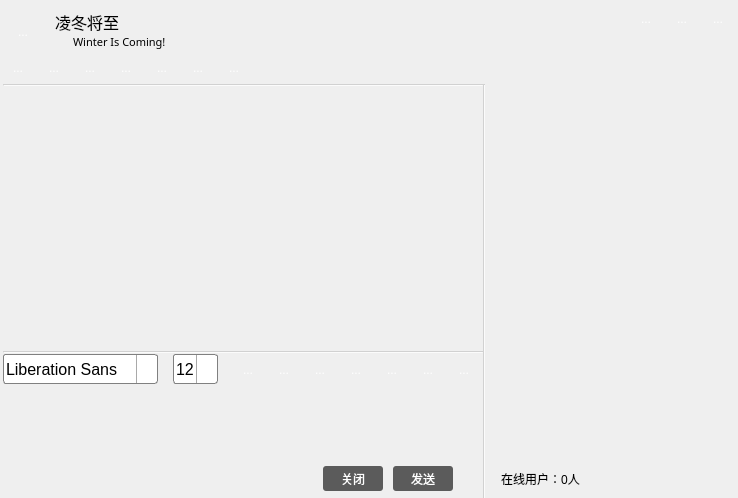
<?xml version="1.0" encoding="UTF-8"?>
<ui version="4.0">
 <class>CTalkWithDialog</class>
 <widget class="QDialog" name="CTalkWithDialog">
  <property name="geometry">
   <rect>
    <x>0</x>
    <y>0</y>
    <width>738</width>
    <height>498</height>
   </rect>
  </property>
  <property name="windowTitle">
   <string>Dialog</string>
  </property>
  <property name="styleSheet">
   <string notr="true"/>
  </property>
  <widget class="QWidget" name="widget" native="true">
   <property name="geometry">
    <rect>
     <x>-1</x>
     <y>-1</y>
     <width>741</width>
     <height>501</height>
    </rect>
   </property>
   <property name="styleSheet">
    <string notr="true">QWidget#widget{
border-image: url(:/talkDialog/images/talkwith/background1.jpg);
}</string>
   </property>
   <widget class="QPushButton" name="sendButton">
    <property name="geometry">
     <rect>
      <x>394</x>
      <y>467</y>
      <width>60</width>
      <height>25</height>
     </rect>
    </property>
    <property name="minimumSize">
     <size>
      <width>60</width>
      <height>25</height>
     </size>
    </property>
    <property name="maximumSize">
     <size>
      <width>103</width>
      <height>41</height>
     </size>
    </property>
    <property name="styleSheet">
     <string notr="true">QPushButton { background-color: rgb(50, 50, 50,200); border-radius: 3px; color: rgb(255, 255, 255); }
 QPushButton:hover { background-color: rgb(50, 50, 50,255);}
</string>
    </property>
    <property name="text">
     <string>发送</string>
    </property>
   </widget>
   <widget class="Line" name="line_5">
    <property name="geometry">
     <rect>
      <x>4</x>
      <y>352</y>
      <width>480</width>
      <height>2</height>
     </rect>
    </property>
    <property name="styleSheet">
     <string notr="true">background-color: rgba(255, 255, 255, 125);</string>
    </property>
    <property name="frameShadow">
     <enum>QFrame::Sunken</enum>
    </property>
    <property name="lineWidth">
     <number>1</number>
    </property>
    <property name="orientation">
     <enum>Qt::Horizontal</enum>
    </property>
   </widget>
   <widget class="QLabel" name="neckNameLabel">
    <property name="geometry">
     <rect>
      <x>56</x>
      <y>10</y>
      <width>100</width>
      <height>25</height>
     </rect>
    </property>
    <property name="minimumSize">
     <size>
      <width>100</width>
      <height>25</height>
     </size>
    </property>
    <property name="baseSize">
     <size>
      <width>100</width>
      <height>25</height>
     </size>
    </property>
    <property name="font">
     <font>
      <family>微软雅黑</family>
      <pointsize>12</pointsize>
     </font>
    </property>
    <property name="text">
     <string>凌冬将至</string>
    </property>
   </widget>
   <widget class="QWidget" name="layoutWidget_3">
    <property name="geometry">
     <rect>
      <x>596</x>
      <y>4</y>
      <width>140</width>
      <height>32</height>
     </rect>
    </property>
    <layout class="QHBoxLayout" name="horizontalLayout_7">
     <item>
      <widget class="MenuButton" name="menuButton">
       <property name="minimumSize">
        <size>
         <width>30</width>
         <height>30</height>
        </size>
       </property>
       <property name="maximumSize">
        <size>
         <width>30</width>
         <height>30</height>
        </size>
       </property>
       <property name="toolTip">
        <string>皮肤</string>
       </property>
       <property name="statusTip">
        <string/>
       </property>
       <property name="whatsThis">
        <string/>
       </property>
       <property name="accessibleName">
        <string/>
       </property>
       <property name="accessibleDescription">
        <string/>
       </property>
       <property name="styleSheet">
        <string notr="true">QPushButton { background-color: rgb(50, 50, 50,0); border-radius: 3px; color: rgb(255, 255, 255); }
QPushButton:hover { background-color: rgb(50, 50, 50,255);}</string>
       </property>
       <property name="text">
        <string/>
       </property>
       <property name="icon">
        <iconset resource="images.qrc">
         <normaloff>:/talkDialog/images/talkwith/bottom.png</normaloff>:/talkDialog/images/talkwith/bottom.png</iconset>
       </property>
      </widget>
     </item>
     <item>
      <widget class="QToolButton" name="minButton">
       <property name="minimumSize">
        <size>
         <width>30</width>
         <height>30</height>
        </size>
       </property>
       <property name="maximumSize">
        <size>
         <width>30</width>
         <height>30</height>
        </size>
       </property>
       <property name="toolTip">
        <string>最小化</string>
       </property>
       <property name="styleSheet">
        <string notr="true">QToolButton { background-color: rgb(50, 50, 50,0); border-radius: 3px; color: rgb(255, 255, 255); }
QToolButton:hover { background-color: rgb(50, 50, 50,255);}</string>
       </property>
       <property name="text">
        <string>...</string>
       </property>
       <property name="icon">
        <iconset resource="images.qrc">
         <normaloff>:/talkDialog/images/talkwith/min.png</normaloff>:/talkDialog/images/talkwith/min.png</iconset>
       </property>
      </widget>
     </item>
     <item>
      <widget class="QToolButton" name="maxButton">
       <property name="minimumSize">
        <size>
         <width>30</width>
         <height>30</height>
        </size>
       </property>
       <property name="maximumSize">
        <size>
         <width>30</width>
         <height>30</height>
        </size>
       </property>
       <property name="toolTip">
        <string>最大化</string>
       </property>
       <property name="styleSheet">
        <string notr="true">QToolButton { background-color: rgb(50, 50, 50,0); border-radius: 3px; color: rgb(255, 255, 255); }
QToolButton:hover { background-color: rgb(50, 50, 50,255);}</string>
       </property>
       <property name="text">
        <string>...</string>
       </property>
       <property name="icon">
        <iconset resource="images.qrc">
         <normaloff>:/talkDialog/images/talkwith/max.png</normaloff>:/talkDialog/images/talkwith/max.png</iconset>
       </property>
      </widget>
     </item>
     <item>
      <widget class="QToolButton" name="closeButton">
       <property name="minimumSize">
        <size>
         <width>30</width>
         <height>30</height>
        </size>
       </property>
       <property name="maximumSize">
        <size>
         <width>30</width>
         <height>30</height>
        </size>
       </property>
       <property name="toolTip">
        <string>关闭</string>
       </property>
       <property name="styleSheet">
        <string notr="true">QToolButton { background-color: rgb(50, 50, 50,0); border-radius: 3px; color: rgb(255, 255, 255); }
QToolButton:hover { background-color: rgb(50, 50, 50,255);}</string>
       </property>
       <property name="text">
        <string>...</string>
       </property>
       <property name="icon">
        <iconset resource="images.qrc">
         <normaloff>:/talkDialog/images/talkwith/exit.png</normaloff>:/talkDialog/images/talkwith/exit.png</iconset>
       </property>
      </widget>
     </item>
    </layout>
   </widget>
   <widget class="QToolButton" name="iconToolButton">
    <property name="geometry">
     <rect>
      <x>4</x>
      <y>13</y>
      <width>40</width>
      <height>40</height>
     </rect>
    </property>
    <property name="sizePolicy">
     <sizepolicy hsizetype="Fixed" vsizetype="Fixed">
      <horstretch>40</horstretch>
      <verstretch>40</verstretch>
     </sizepolicy>
    </property>
    <property name="minimumSize">
     <size>
      <width>40</width>
      <height>40</height>
     </size>
    </property>
    <property name="styleSheet">
     <string notr="true">QToolButton { background-color: rgb(50, 50, 50,0); border-radius: 3px; color: rgb(255, 255, 255); }</string>
    </property>
    <property name="text">
     <string>...</string>
    </property>
    <property name="iconSize">
     <size>
      <width>40</width>
      <height>40</height>
     </size>
    </property>
   </widget>
   <widget class="QPushButton" name="pushButton_2">
    <property name="geometry">
     <rect>
      <x>53</x>
      <y>35</y>
      <width>16</width>
      <height>16</height>
     </rect>
    </property>
    <property name="minimumSize">
     <size>
      <width>16</width>
      <height>16</height>
     </size>
    </property>
    <property name="maximumSize">
     <size>
      <width>16</width>
      <height>16</height>
     </size>
    </property>
    <property name="styleSheet">
     <string notr="true">QPushButton { background-color: rgb(50, 50, 50,0); border-radius: 3px; color: rgb(255, 255, 255); }
QPushButton:hover { background-color: rgb(50, 50, 50,255);}</string>
    </property>
    <property name="text">
     <string/>
    </property>
    <property name="icon">
     <iconset resource="images.qrc">
      <normaloff>:/talkDialog/images/talkwith/star.png</normaloff>:/talkDialog/images/talkwith/star.png</iconset>
    </property>
   </widget>
   <widget class="QLabel" name="userNumLabel">
    <property name="geometry">
     <rect>
      <x>474</x>
      <y>465</y>
      <width>135</width>
      <height>30</height>
     </rect>
    </property>
    <property name="minimumSize">
     <size>
      <width>135</width>
      <height>30</height>
     </size>
    </property>
    <property name="maximumSize">
     <size>
      <width>157</width>
      <height>41</height>
     </size>
    </property>
    <property name="font">
     <font>
      <pointsize>9</pointsize>
     </font>
    </property>
    <property name="styleSheet">
     <string notr="true"/>
    </property>
    <property name="text">
     <string>在线用户：0人</string>
    </property>
    <property name="alignment">
     <set>Qt::AlignCenter</set>
    </property>
   </widget>
   <widget class="QTextEdit" name="messageTextEdit">
    <property name="geometry">
     <rect>
      <x>4</x>
      <y>395</y>
      <width>480</width>
      <height>70</height>
     </rect>
    </property>
    <property name="minimumSize">
     <size>
      <width>480</width>
      <height>70</height>
     </size>
    </property>
    <property name="maximumSize">
     <size>
      <width>16777215</width>
      <height>16777215</height>
     </size>
    </property>
    <property name="font">
     <font>
      <pointsize>12</pointsize>
     </font>
    </property>
    <property name="styleSheet">
     <string notr="true">QTextEdit { background-color: rgb(255, 255, 255,0); border-radius: 3px;color: rgb(0, 0, 0);  }


</string>
    </property>
    <property name="lineWidth">
     <number>1</number>
    </property>
   </widget>
   <widget class="QWidget" name="layoutWidget_2">
    <property name="geometry">
     <rect>
      <x>234</x>
      <y>355</y>
      <width>248</width>
      <height>32</height>
     </rect>
    </property>
    <layout class="QHBoxLayout" name="horizontalLayout_8">
     <item>
      <widget class="QToolButton" name="boldToolButton">
       <property name="minimumSize">
        <size>
         <width>30</width>
         <height>30</height>
        </size>
       </property>
       <property name="maximumSize">
        <size>
         <width>30</width>
         <height>30</height>
        </size>
       </property>
       <property name="toolTip">
        <string>加粗</string>
       </property>
       <property name="styleSheet">
        <string notr="true">QToolButton { background-color: rgb(50, 50, 50,0); border-radius: 3px; color: rgb(255, 255, 255); }
QToolButton:hover { background-color: rgb(50, 50, 50,255);}</string>
       </property>
       <property name="text">
        <string>...</string>
       </property>
       <property name="icon">
        <iconset resource="images.qrc">
         <normaloff>:/talkDialog/images/talkwith/bold.png</normaloff>:/talkDialog/images/talkwith/bold.png</iconset>
       </property>
       <property name="checkable">
        <bool>true</bool>
       </property>
      </widget>
     </item>
     <item>
      <widget class="QToolButton" name="italicToolButton">
       <property name="minimumSize">
        <size>
         <width>30</width>
         <height>30</height>
        </size>
       </property>
       <property name="maximumSize">
        <size>
         <width>30</width>
         <height>30</height>
        </size>
       </property>
       <property name="toolTip">
        <string>倾斜</string>
       </property>
       <property name="styleSheet">
        <string notr="true">QToolButton { background-color: rgb(50, 50, 50,0); border-radius: 3px; color: rgb(255, 255, 255); }
QToolButton:hover { background-color: rgb(50, 50, 50,255);}</string>
       </property>
       <property name="text">
        <string>...</string>
       </property>
       <property name="icon">
        <iconset resource="images.qrc">
         <normaloff>:/talkDialog/images/talkwith/italic.png</normaloff>:/talkDialog/images/talkwith/italic.png</iconset>
       </property>
       <property name="checkable">
        <bool>true</bool>
       </property>
      </widget>
     </item>
     <item>
      <widget class="QToolButton" name="underlineToolButton">
       <property name="minimumSize">
        <size>
         <width>30</width>
         <height>30</height>
        </size>
       </property>
       <property name="maximumSize">
        <size>
         <width>30</width>
         <height>30</height>
        </size>
       </property>
       <property name="toolTip">
        <string>下划线</string>
       </property>
       <property name="styleSheet">
        <string notr="true">QToolButton { background-color: rgb(50, 50, 50,0); border-radius: 3px; color: rgb(255, 255, 255); }
QToolButton:hover { background-color: rgb(50, 50, 50,255);}</string>
       </property>
       <property name="text">
        <string>...</string>
       </property>
       <property name="icon">
        <iconset resource="images.qrc">
         <normaloff>:/talkDialog/images/talkwith/under.png</normaloff>:/talkDialog/images/talkwith/under.png</iconset>
       </property>
       <property name="checkable">
        <bool>true</bool>
       </property>
      </widget>
     </item>
     <item>
      <widget class="QToolButton" name="colorToolButton">
       <property name="minimumSize">
        <size>
         <width>30</width>
         <height>30</height>
        </size>
       </property>
       <property name="maximumSize">
        <size>
         <width>30</width>
         <height>30</height>
        </size>
       </property>
       <property name="toolTip">
        <string>更改字体颜色</string>
       </property>
       <property name="styleSheet">
        <string notr="true">QToolButton { background-color: rgb(50, 50, 50,0); border-radius: 3px; color: rgb(255, 255, 255); }
QToolButton:hover { background-color: rgb(50, 50, 50,255);}</string>
       </property>
       <property name="text">
        <string>...</string>
       </property>
       <property name="icon">
        <iconset resource="images.qrc">
         <normaloff>:/talkDialog/images/talkwith/color.png</normaloff>:/talkDialog/images/talkwith/color.png</iconset>
       </property>
      </widget>
     </item>
     <item>
      <widget class="QToolButton" name="sendToolButton">
       <property name="minimumSize">
        <size>
         <width>30</width>
         <height>30</height>
        </size>
       </property>
       <property name="maximumSize">
        <size>
         <width>30</width>
         <height>30</height>
        </size>
       </property>
       <property name="toolTip">
        <string>传输文件</string>
       </property>
       <property name="styleSheet">
        <string notr="true">QToolButton { background-color: rgb(50, 50, 50,0); border-radius: 3px; color: rgb(255, 255, 255); }
QToolButton:hover { background-color: rgb(50, 50, 50,255);}</string>
       </property>
       <property name="text">
        <string>...</string>
       </property>
       <property name="icon">
        <iconset resource="images.qrc">
         <normaloff>:/talkDialog/images/talkwith/send.png</normaloff>:/talkDialog/images/talkwith/send.png</iconset>
       </property>
      </widget>
     </item>
     <item>
      <widget class="QToolButton" name="saveToolButton">
       <property name="minimumSize">
        <size>
         <width>30</width>
         <height>30</height>
        </size>
       </property>
       <property name="maximumSize">
        <size>
         <width>30</width>
         <height>30</height>
        </size>
       </property>
       <property name="toolTip">
        <string>保存聊天记录</string>
       </property>
       <property name="styleSheet">
        <string notr="true">QToolButton { background-color: rgb(50, 50, 50,0); border-radius: 3px; color: rgb(255, 255, 255); }
QToolButton:hover { background-color: rgb(50, 50, 50,255);}</string>
       </property>
       <property name="text">
        <string>...</string>
       </property>
       <property name="icon">
        <iconset resource="images.qrc">
         <normaloff>:/talkDialog/images/talkwith/save.png</normaloff>:/talkDialog/images/talkwith/save.png</iconset>
       </property>
      </widget>
     </item>
     <item>
      <widget class="QToolButton" name="clearToolButton">
       <property name="minimumSize">
        <size>
         <width>30</width>
         <height>30</height>
        </size>
       </property>
       <property name="maximumSize">
        <size>
         <width>30</width>
         <height>30</height>
        </size>
       </property>
       <property name="toolTip">
        <string>清除聊天记录</string>
       </property>
       <property name="styleSheet">
        <string notr="true">QToolButton { background-color: rgb(50, 50, 50,0); border-radius: 3px; color: rgb(255, 255, 255); }
QToolButton:hover { background-color: rgb(50, 50, 50,255);}</string>
       </property>
       <property name="text">
        <string>...</string>
       </property>
       <property name="icon">
        <iconset resource="images.qrc">
         <normaloff>:/talkDialog/images/talkwith/clear.png</normaloff>:/talkDialog/images/talkwith/clear.png</iconset>
       </property>
      </widget>
     </item>
    </layout>
   </widget>
   <widget class="QWidget" name="layoutWidget_4">
    <property name="geometry">
     <rect>
      <x>4</x>
      <y>53</y>
      <width>248</width>
      <height>32</height>
     </rect>
    </property>
    <layout class="QHBoxLayout" name="horizontalLayout_9">
     <item>
      <widget class="QToolButton" name="yuyintoolButton">
       <property name="minimumSize">
        <size>
         <width>30</width>
         <height>30</height>
        </size>
       </property>
       <property name="maximumSize">
        <size>
         <width>30</width>
         <height>30</height>
        </size>
       </property>
       <property name="toolTip">
        <string>发起语音通话</string>
       </property>
       <property name="styleSheet">
        <string notr="true">QToolButton { background-color: rgb(50, 50, 50,0); border-radius: 3px; color: rgb(255, 255, 255); }
QToolButton:hover { background-color: rgb(50, 50, 50,255);}</string>
       </property>
       <property name="text">
        <string>...</string>
       </property>
       <property name="icon">
        <iconset resource="images.qrc">
         <normaloff>:/talkDialog/images/talkwith/mcallphone.png</normaloff>:/talkDialog/images/talkwith/mcallphone.png</iconset>
       </property>
       <property name="iconSize">
        <size>
         <width>30</width>
         <height>30</height>
        </size>
       </property>
      </widget>
     </item>
     <item>
      <widget class="QToolButton" name="toolButton_18">
       <property name="minimumSize">
        <size>
         <width>30</width>
         <height>30</height>
        </size>
       </property>
       <property name="maximumSize">
        <size>
         <width>30</width>
         <height>30</height>
        </size>
       </property>
       <property name="toolTip">
        <string>发起视频通话</string>
       </property>
       <property name="styleSheet">
        <string notr="true">QToolButton { background-color: rgb(50, 50, 50,0); border-radius: 3px; color: rgb(255, 255, 255); }
QToolButton:hover { background-color: rgb(50, 50, 50,255);}</string>
       </property>
       <property name="text">
        <string>...</string>
       </property>
       <property name="icon">
        <iconset resource="images.qrc">
         <normaloff>:/talkDialog/images/talkwith/video.png</normaloff>:/talkDialog/images/talkwith/video.png</iconset>
       </property>
       <property name="iconSize">
        <size>
         <width>30</width>
         <height>30</height>
        </size>
       </property>
      </widget>
     </item>
     <item>
      <widget class="QToolButton" name="toolButton_19">
       <property name="minimumSize">
        <size>
         <width>30</width>
         <height>30</height>
        </size>
       </property>
       <property name="maximumSize">
        <size>
         <width>30</width>
         <height>30</height>
        </size>
       </property>
       <property name="toolTip">
        <string>远程演示</string>
       </property>
       <property name="styleSheet">
        <string notr="true">QToolButton { background-color: rgb(50, 50, 50,0); border-radius: 3px; color: rgb(255, 255, 255); }
QToolButton:hover { background-color: rgb(50, 50, 50,255);}</string>
       </property>
       <property name="text">
        <string>...</string>
       </property>
       <property name="icon">
        <iconset resource="images.qrc">
         <normaloff>:/talkDialog/images/talkwith/control.png</normaloff>:/talkDialog/images/talkwith/control.png</iconset>
       </property>
       <property name="iconSize">
        <size>
         <width>30</width>
         <height>30</height>
        </size>
       </property>
      </widget>
     </item>
     <item>
      <widget class="QToolButton" name="FileTransformToolButton">
       <property name="minimumSize">
        <size>
         <width>30</width>
         <height>30</height>
        </size>
       </property>
       <property name="maximumSize">
        <size>
         <width>30</width>
         <height>30</height>
        </size>
       </property>
       <property name="toolTip">
        <string>传送文件</string>
       </property>
       <property name="styleSheet">
        <string notr="true">QToolButton { background-color: rgb(50, 50, 50,0); border-radius: 3px; color: rgb(255, 255, 255); }
QToolButton:hover { background-color: rgb(50, 50, 50,255);}</string>
       </property>
       <property name="text">
        <string>...</string>
       </property>
       <property name="icon">
        <iconset resource="images.qrc">
         <normaloff>:/talkDialog/images/talkwith/file.png</normaloff>:/talkDialog/images/talkwith/file.png</iconset>
       </property>
       <property name="iconSize">
        <size>
         <width>30</width>
         <height>30</height>
        </size>
       </property>
      </widget>
     </item>
     <item>
      <widget class="QToolButton" name="toolButton_21">
       <property name="minimumSize">
        <size>
         <width>30</width>
         <height>30</height>
        </size>
       </property>
       <property name="maximumSize">
        <size>
         <width>30</width>
         <height>30</height>
        </size>
       </property>
       <property name="toolTip">
        <string>远程桌面</string>
       </property>
       <property name="styleSheet">
        <string notr="true">QToolButton { background-color: rgb(50, 50, 50,0); border-radius: 3px; color: rgb(255, 255, 255); }
QToolButton:hover { background-color: rgb(50, 50, 50,255);}</string>
       </property>
       <property name="text">
        <string>...</string>
       </property>
       <property name="icon">
        <iconset resource="images.qrc">
         <normaloff>:/talkDialog/images/talkwith/table.png</normaloff>:/talkDialog/images/talkwith/table.png</iconset>
       </property>
       <property name="iconSize">
        <size>
         <width>30</width>
         <height>30</height>
        </size>
       </property>
      </widget>
     </item>
     <item>
      <widget class="QToolButton" name="toolButton_22">
       <property name="minimumSize">
        <size>
         <width>30</width>
         <height>30</height>
        </size>
       </property>
       <property name="maximumSize">
        <size>
         <width>30</width>
         <height>30</height>
        </size>
       </property>
       <property name="toolTip">
        <string>发起多人聊天</string>
       </property>
       <property name="styleSheet">
        <string notr="true">QToolButton { background-color: rgb(50, 50, 50,0); border-radius: 3px; color: rgb(255, 255, 255); }
QToolButton:hover { background-color: rgb(50, 50, 50,255);}</string>
       </property>
       <property name="text">
        <string>...</string>
       </property>
       <property name="icon">
        <iconset resource="images.qrc">
         <normaloff>:/talkDialog/images/talkwith/people.png</normaloff>:/talkDialog/images/talkwith/people.png</iconset>
       </property>
       <property name="iconSize">
        <size>
         <width>30</width>
         <height>30</height>
        </size>
       </property>
      </widget>
     </item>
     <item>
      <widget class="QToolButton" name="toolButton_23">
       <property name="minimumSize">
        <size>
         <width>30</width>
         <height>30</height>
        </size>
       </property>
       <property name="maximumSize">
        <size>
         <width>30</width>
         <height>30</height>
        </size>
       </property>
       <property name="toolTip">
        <string>应用</string>
       </property>
       <property name="styleSheet">
        <string notr="true">QToolButton { background-color: rgb(50, 50, 50,0); border-radius: 3px; color: rgb(255, 255, 255); }
QToolButton:hover { background-color: rgb(50, 50, 50,255);}</string>
       </property>
       <property name="text">
        <string>...</string>
       </property>
       <property name="icon">
        <iconset resource="images.qrc">
         <normaloff>:/talkDialog/images/talkwith/software.png</normaloff>:/talkDialog/images/talkwith/software.png</iconset>
       </property>
       <property name="iconSize">
        <size>
         <width>30</width>
         <height>30</height>
        </size>
       </property>
      </widget>
     </item>
    </layout>
   </widget>
   <widget class="Line" name="line_4">
    <property name="geometry">
     <rect>
      <x>484</x>
      <y>85</y>
      <width>2</width>
      <height>415</height>
     </rect>
    </property>
    <property name="styleSheet">
     <string notr="true">background-color: rgba(255, 255, 255, 125);</string>
    </property>
    <property name="orientation">
     <enum>Qt::Vertical</enum>
    </property>
   </widget>
   <widget class="QPushButton" name="exitButton">
    <property name="geometry">
     <rect>
      <x>324</x>
      <y>467</y>
      <width>60</width>
      <height>25</height>
     </rect>
    </property>
    <property name="minimumSize">
     <size>
      <width>60</width>
      <height>25</height>
     </size>
    </property>
    <property name="maximumSize">
     <size>
      <width>103</width>
      <height>41</height>
     </size>
    </property>
    <property name="styleSheet">
     <string notr="true">QPushButton { background-color: rgb(50, 50, 50,200); border-radius: 3px; color: rgb(255, 255, 255); }
 QPushButton:hover { background-color: rgb(50, 50, 50,255);}
</string>
    </property>
    <property name="text">
     <string>关闭</string>
    </property>
   </widget>
   <widget class="QTableWidget" name="userTableWidget">
    <property name="geometry">
     <rect>
      <x>490</x>
      <y>90</y>
      <width>255</width>
      <height>380</height>
     </rect>
    </property>
    <property name="minimumSize">
     <size>
      <width>255</width>
      <height>380</height>
     </size>
    </property>
    <property name="maximumSize">
     <size>
      <width>255</width>
      <height>380</height>
     </size>
    </property>
    <property name="font">
     <font>
      <pointsize>8</pointsize>
     </font>
    </property>
    <property name="styleSheet">
     <string notr="true">QTableWidget { background-color: rgb(255, 132, 139,0); border-radius: 3px; color: rgb(0,0,0); }</string>
    </property>
    <property name="sizeAdjustPolicy">
     <enum>QAbstractScrollArea::AdjustIgnored</enum>
    </property>
    <property name="tabKeyNavigation">
     <bool>true</bool>
    </property>
    <property name="showDropIndicator" stdset="0">
     <bool>true</bool>
    </property>
    <property name="alternatingRowColors">
     <bool>false</bool>
    </property>
    <property name="selectionMode">
     <enum>QAbstractItemView::SingleSelection</enum>
    </property>
    <property name="selectionBehavior">
     <enum>QAbstractItemView::SelectRows</enum>
    </property>
    <property name="showGrid">
     <bool>false</bool>
    </property>
    <property name="gridStyle">
     <enum>Qt::SolidLine</enum>
    </property>
    <property name="sortingEnabled">
     <bool>false</bool>
    </property>
    <property name="wordWrap">
     <bool>true</bool>
    </property>
    <property name="cornerButtonEnabled">
     <bool>true</bool>
    </property>
    <property name="columnCount">
     <number>0</number>
    </property>
    <attribute name="horizontalHeaderVisible">
     <bool>false</bool>
    </attribute>
    <attribute name="horizontalHeaderCascadingSectionResizes">
     <bool>false</bool>
    </attribute>
    <attribute name="horizontalHeaderDefaultSectionSize">
     <number>83</number>
    </attribute>
    <attribute name="horizontalHeaderHighlightSections">
     <bool>false</bool>
    </attribute>
    <attribute name="horizontalHeaderMinimumSectionSize">
     <number>83</number>
    </attribute>
    <attribute name="horizontalHeaderShowSortIndicator" stdset="0">
     <bool>false</bool>
    </attribute>
    <attribute name="horizontalHeaderStretchLastSection">
     <bool>false</bool>
    </attribute>
    <attribute name="verticalHeaderVisible">
     <bool>false</bool>
    </attribute>
    <attribute name="verticalHeaderHighlightSections">
     <bool>false</bool>
    </attribute>
    <attribute name="verticalHeaderMinimumSectionSize">
     <number>30</number>
    </attribute>
   </widget>
   <widget class="Line" name="line_6">
    <property name="geometry">
     <rect>
      <x>4</x>
      <y>85</y>
      <width>480</width>
      <height>2</height>
     </rect>
    </property>
    <property name="styleSheet">
     <string notr="true">background-color: rgba(255, 255, 255, 125);</string>
    </property>
    <property name="orientation">
     <enum>Qt::Horizontal</enum>
    </property>
   </widget>
   <widget class="QTextBrowser" name="messageBrowser">
    <property name="geometry">
     <rect>
      <x>4</x>
      <y>95</y>
      <width>480</width>
      <height>250</height>
     </rect>
    </property>
    <property name="minimumSize">
     <size>
      <width>480</width>
      <height>250</height>
     </size>
    </property>
    <property name="maximumSize">
     <size>
      <width>480</width>
      <height>250</height>
     </size>
    </property>
    <property name="font">
     <font>
      <pointsize>12</pointsize>
     </font>
    </property>
    <property name="styleSheet">
     <string notr="true">QTextBrowser { background-color: rgb(255, 255, 255,0); border-radius: 3px; color: rgb(0, 0, 0); }</string>
    </property>
    <property name="lineWidth">
     <number>1</number>
    </property>
    <property name="tabStopWidth">
     <number>80</number>
    </property>
    <property name="cursorWidth">
     <number>1</number>
    </property>
   </widget>
   <widget class="QLabel" name="mottoLabel">
    <property name="geometry">
     <rect>
      <x>74</x>
      <y>35</y>
      <width>161</width>
      <height>16</height>
     </rect>
    </property>
    <property name="font">
     <font>
      <family>微软雅黑</family>
      <pointsize>8</pointsize>
     </font>
    </property>
    <property name="text">
     <string>Winter Is Coming!</string>
    </property>
   </widget>
   <widget class="QComboBox" name="sizeComboBox">
    <property name="geometry">
     <rect>
      <x>174</x>
      <y>355</y>
      <width>45</width>
      <height>30</height>
     </rect>
    </property>
    <property name="sizePolicy">
     <sizepolicy hsizetype="Preferred" vsizetype="Fixed">
      <horstretch>0</horstretch>
      <verstretch>1</verstretch>
     </sizepolicy>
    </property>
    <property name="minimumSize">
     <size>
      <width>45</width>
      <height>30</height>
     </size>
    </property>
    <property name="maximumSize">
     <size>
      <width>45</width>
      <height>30</height>
     </size>
    </property>
    <property name="font">
     <font>
      <pointsize>12</pointsize>
     </font>
    </property>
    <property name="styleSheet">
     <string notr="true">QComboBox {
	background-color: rgb(255, 255, 255);
    border: 1px solid gray;
    border-radius: 3px;
    padding: 1px 2px 1px 2px;  /*针对于组合框中的文本内容*/
    /*min-width: 9em;   组合框的最小宽度*/
}
QComboBox::drop-down {
    subcontrol-origin: padding;
    subcontrol-position: top right;
    width: 20px;

    border-left-width: 1px;
    border-left-color: darkgray;
    border-left-style: solid; 
    border-top-right-radius: 3px; 
    border-bottom-right-radius: 3px;
}
QComboBox::down-arrow {
    image: url(:/talkDialog/images/talkwith/QComboBox.png);
}
QComboBox::drop-down:hover { background-color: rgb(50, 50, 50,255);}</string>
    </property>
    <property name="currentIndex">
     <number>3</number>
    </property>
    <item>
     <property name="text">
      <string>9</string>
     </property>
    </item>
    <item>
     <property name="text">
      <string>10</string>
     </property>
    </item>
    <item>
     <property name="text">
      <string>11</string>
     </property>
    </item>
    <item>
     <property name="text">
      <string>12</string>
     </property>
    </item>
    <item>
     <property name="text">
      <string>13</string>
     </property>
    </item>
    <item>
     <property name="text">
      <string>14</string>
     </property>
    </item>
    <item>
     <property name="text">
      <string>15</string>
     </property>
    </item>
    <item>
     <property name="text">
      <string>16</string>
     </property>
    </item>
    <item>
     <property name="text">
      <string>17</string>
     </property>
    </item>
    <item>
     <property name="text">
      <string>18</string>
     </property>
    </item>
    <item>
     <property name="text">
      <string>19</string>
     </property>
    </item>
    <item>
     <property name="text">
      <string>20</string>
     </property>
    </item>
    <item>
     <property name="text">
      <string>21</string>
     </property>
    </item>
    <item>
     <property name="text">
      <string>22</string>
     </property>
    </item>
   </widget>
   <widget class="QFontComboBox" name="fontComboBox">
    <property name="enabled">
     <bool>true</bool>
    </property>
    <property name="geometry">
     <rect>
      <x>4</x>
      <y>355</y>
      <width>155</width>
      <height>30</height>
     </rect>
    </property>
    <property name="minimumSize">
     <size>
      <width>155</width>
      <height>30</height>
     </size>
    </property>
    <property name="maximumSize">
     <size>
      <width>155</width>
      <height>30</height>
     </size>
    </property>
    <property name="font">
     <font>
      <pointsize>12</pointsize>
     </font>
    </property>
    <property name="mouseTracking">
     <bool>false</bool>
    </property>
    <property name="acceptDrops">
     <bool>false</bool>
    </property>
    <property name="styleSheet">
     <string notr="true">QComboBox {
	background-color: rgb(255, 255, 255);
    border: 1px solid gray;
    border-radius: 3px;
    padding: 1px 2px 1px 2px;  /*针对于组合框中的文本内容*/
    /*min-width: 9em;   组合框的最小宽度*/
}
QComboBox::drop-down {
    subcontrol-origin: padding;
    subcontrol-position: top right;
    width: 20px;

    border-left-width: 1px;
    border-left-color: darkgray;
    border-left-style: solid; 
    border-top-right-radius: 3px; 
    border-bottom-right-radius: 3px;
}
QComboBox::down-arrow {
    image: url(:/talkDialog/images/talkwith/QComboBox.png);
}
QComboBox::drop-down:hover { background-color: rgb(50, 50, 50,255);}</string>
    </property>
    <property name="editable">
     <bool>false</bool>
    </property>
   </widget>
  </widget>
 </widget>
 <customwidgets>
  <customwidget>
   <class>MenuButton</class>
   <extends>QPushButton</extends>
   <header>menubutton.h</header>
  </customwidget>
 </customwidgets>
 <resources>
  <include location="images.qrc"/>
 </resources>
 <connections/>
</ui>
